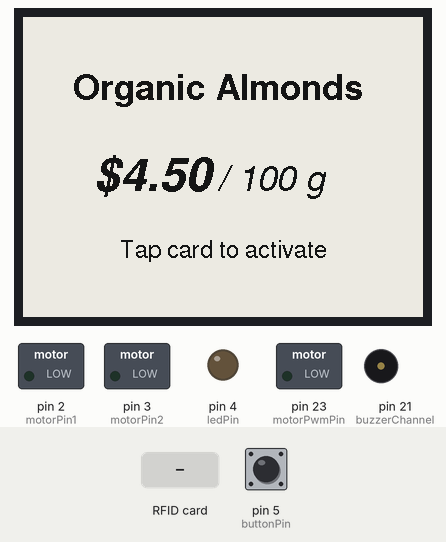
This sketch was run on a simulated Arduino Mega 2560, built for the host (arithmetic inside an expression is 32-bit, double 64-bit). Parts: 400×300 one-colour display, switched loads named in the sketch (green lamp = pin HIGH), output pins drawn as LEDs (lit = HIGH), buzzer (waves = sounding). The inputs (shaded band) are chosen by the test bench; at power-on: pin 5 (buttonPin) LOW. What the sketch prints to the serial monitor is not drawn.

Above: at 7.0 s.
7.1 s: RFID card 5E 7A 19 C4 held to the reader
At 12.0 s:
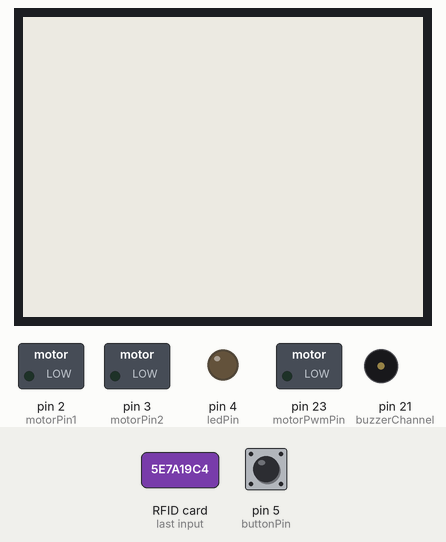
At 13.0 s:
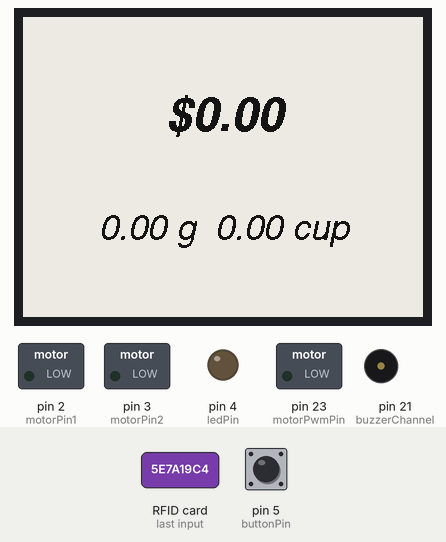
Timing chart, 0 to 25.6 s (numbered marks = the images above; inputs shaded):
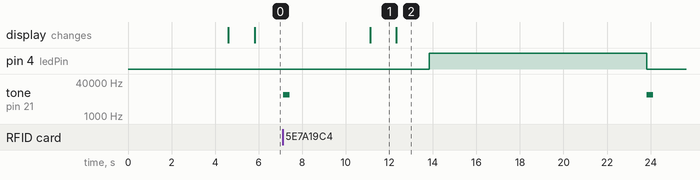

Measured:
- after the input at 7.1 s, pin 4 (ledPin): LOW → HIGH after 6.7 s, → LOW 10.0 s later; tone on pin 21 (buzzerChannel): alternates 10000 Hz for 0.30 s and silent for 16.4 s, starting at once; the display: changes after 4.0 s (image 1)
- what the display in image 1 shows lasts 1.2 s, from 11.1 s to 12.3 s

The sketch:

firmware_slave.ino
```cpp
/**
   A simple sketch to test and demo the dispenser's current features
*/

#include "DispenserData.h"
#include "DispenserUI.h"
#include "Dispenser.h"
#include <Wire.h>

// Const
const int dispensingTimout = 10000; //in milliseconds

double weight;
double in_weight;
double fin_weight;
double weight_in_grams;
double prevWeight = 0;
const int numReadings = 10;
double readings[numReadings];      // the readings from the analog input
int readIndex = 0;              // the index of the current reading
double total = 0;                  // the running total
double average = 0;                // the average
Dispenser dp;

void setup()
{
  // Initialise dispenser
  dp.begin();
  // Show product screen at startup
  dp.clearScreen();
  dp.showProductScreen();
  Serial.begin(115200);
}

void loop()
{
      // Continuosly check for rfid cards
      if (dp.isCardPresent()) {
        Serial.print("CardID: ");
        Serial.println(dp.getCardID());
        // If one is detected, toggle LED, buzzer and display sale screen
        dp.buzz();
        dp.clearScreen();
        dp.showSaleScreen(0);
        Wire.begin(9);                // join i2c bus with address #8
        Wire.onReceive(initialweight);
        delay(1500);
        Wire.onReceive(finalweight);
        dp.ledOn();


        // Keep filling container until timout is reached
         unsigned long startTime = millis();
         while (millis() - startTime < dispensingTimout) {

            if (average > 15)
            {
              if(average > prevWeight )
              {
                 dp.showSaleScreen(average);
                 prevWeight = average;
              }
            }
          // Toggle motor depending on whether
          // button is pressed
          if (dp.isButtonPressed()) {
            startTime = millis();
            //Serial.println("Dispensing.");
            dp.motorOn(255);
           } else {
            dp.motorOff();
          }

       }

        // After timout, "stop dispensing",
        // and return to product screen
        dp.motorOff();
        dp.ledOff();
        dp.buzz();
   if (weight_in_grams > 15)
      {
        dp.showSaleScreen(weight_in_grams);
      }
        delay(5000);
        dp.clearScreen();
        dp.showProductScreen();
    }
}
void initialweight(int howmany) {

  String weightstring = "";
  while(Wire.available()) // loop through all but the last
  {
    char w = Wire.read(); // receive byte as a character
    weightstring = weightstring + w;
//    Serial.print(weightstring);         // print the character
  }
   in_weight = weightstring.toFloat(); // respond with message of 6 bytes // as expected by master
   prevWeight = weight;
   Serial.println(in_weight);
}

void finalweight(int howmany) {

  String weightstring = "";
  while(Wire.available()) // loop through all but the last
  {
    char w = Wire.read(); // receive byte as a character
    weightstring = weightstring + w;
    //Serial.print(weightstring);         // print the character
  }
   weight = weightstring.toFloat(); // respond with message of 6 bytes // as expected by master
   fin_weight = in_weight - weight;
   weight_in_grams = fin_weight * 1000;
   // subtract the last reading:
           total = total - readings[readIndex];
          // read from the sensor:
          readings[readIndex] = weight_in_grams;
          // add the reading to the total:
          total = total + readings[readIndex];
          // advance to the next position in the array:
          readIndex = readIndex + 1;

          // if we're at the end of the array...
          if (readIndex >= numReadings) {
          // ...wrap around to the beginning:
           readIndex = 0;
          }

          // calculate the average:
         average = total / numReadings;
//          Serial.println("Final weight is:");
//          Serial.println(average);
          Serial.println("Previous weight is:");
          Serial.println(prevWeight);
}
```

Dispenser.cpp
```cpp
/**
 * Central class that operates the dispenser's data,
 * user interface, sensors and actuators.
 *
 * Relies on the following libraries:
 * HX711 for the load cell: https://github.com/bogde/HX711
 *  - Check README for calibration details
 * MFRC522 for the rfid module: https://github.com/miguelbalboa/rfid
 */
#include "Arduino.h"
#include "SPI.h"
#include "DispenserData.h"
#include "DispenserUI.h"
#include "Dispenser.h"
#include "HX711.h" // For Testing only
#include "TestHX711.h"
#include "MFRC522.h"


// Pin Definitions
const int buttonPin = 5;
const int ledPin = 4;
const int buzzerPin = 21;
const int buzzerFrequency = 10000;
const int buzzerChannel = 21;
const int rfidSS = 15;
const int spiRST = 6;
const int motorPin1 = 2;
const int motorPin2 = 3;
const int motorPwmPin = 23;

const int pwmResolution = 8; // in bits

// Declare load cell object
TestHX711 scale;

// Initialise RFID module
MFRC522 rfid(rfidSS, spiRST);

// Declare dispenser UI and Data objects
const bool isDebugMode = false;
DispenserUI UI;
DispenserData data;

Dispenser::Dispenser()
{
}

void Dispenser::begin()
{
  Serial.println("Dispenser Initialization - Started");

  // Init SPI communication
  Serial.println("Starting SPI");
  SPI.begin();
  //Serial.println("Starting SPI, Complete");

  // Pushbutton setup
  Serial.println("Configuring Push Button");
  pinMode(buttonPin, INPUT);

  // LED setup
  Serial.println("Configuring LED");
  pinMode(ledPin, OUTPUT);
  digitalWrite(ledPin, LOW);

  // Buzzer setup
  Serial.println("Configuring Buzzer");
//  ledcSetup(buzzerChannel, buzzerFrequency, pwmResolution);
//  ledcAttachPin(buzzerPin, buzzerChannel);

  // RFID setup
  Serial.println("Starting RFID");
  rfid.PCD_Init();
  delay(500);
  Serial.println("Starting RFID - Complete");

  // Motor and Motor Shield setup
  Serial.println("Configuring Motor Shield");
  pinMode(motorPin1, OUTPUT);
  pinMode(motorPin2, OUTPUT);
  pinMode(motorPwmPin, OUTPUT);

  // Display setup
  Serial.println("Configuring Display");
  UI.begin();

  Serial.println("Dispenser Initialization - Complete");
}

bool Dispenser::isButtonPressed()
{
  bool returnVal = digitalRead(buttonPin) == HIGH;
  if(isDebugMode) {
    Serial.print("Dispenser::isButtonPressed: ");
    Serial.println(returnVal);
  }
  return returnVal;
}

void Dispenser::ledOn()
{
  digitalWrite(ledPin, HIGH);
}

void Dispenser::ledOff()
{
  digitalWrite(ledPin, LOW);
}

void Dispenser::buzz()
{
  tone(buzzerChannel, buzzerFrequency, 300);
//    tone(buzzerChannel, 2500, 300);
  //delay(300);  // Default buzz time

}

void Dispenser::endtone()
{
  tone(buzzerChannel, 5000, 100);
  delay(200);
  tone(buzzerChannel, 5000, 100);
  delay(200);
  tone(buzzerChannel, 15000, 100);
}

bool Dispenser::isCardPresent()
{
  bool returnVal = true;

  if (!rfid.PICC_IsNewCardPresent()) {
   returnVal = false;

  } else if (!rfid.PICC_ReadCardSerial()) {
   returnVal = false;

  }

  if(isDebugMode) {
    Serial.print("Dispenser::isCardPresent: ");
    Serial.println(returnVal);
  }

  return returnVal;

}

String Dispenser::getCardID()
{
  // Read card UID
  // (Can probably be done more efficiently
  //  using char* instead of String Objects)
  String ID = "";
  for (int i = 0; i < rfid.uid.size; i++) {
   if (rfid.uid.uidByte[i] < 0x10) {ID += "0";}
   ID += String(rfid.uid.uidByte[i], HEX);
  }
  // Stop the reading process and return the UID
  rfid.PICC_HaltA();
  rfid.PCD_StopCrypto1();
  return ID;
}

void Dispenser::motorOn(byte power)
{
  digitalWrite(motorPin1, HIGH);
  digitalWrite(motorPin2, LOW);
  analogWrite(motorPwmPin, power);
}

void Dispenser::motorOff()
{
  digitalWrite(motorPin1, LOW);
  digitalWrite(motorPin2, LOW);
  analogWrite(motorPwmPin, 0);
}

void Dispenser::clearScreen()
{
  UI.clearScreen();
}

void Dispenser::showProductScreen()
{
  UI.displayProductInfo(
    data.getProductName(),
    data.getProductCost(),
    data.getHelperText()
  );
}

void Dispenser::showSaleScreen(double weight_in_grams)
{
  UI.displaySaleInfo(
    data.weightToPrice(weight_in_grams),
    weight_in_grams,
    data.weightToCups(weight_in_grams)
  );
}

void Dispenser::updateProductInfo(float cost, String name, String text,  float density)
{
  data.setProductCost(cost);
  data.setProductName(name);
  data.setHelperText(text);
  data.setProductDensity(density);
}
```

Dispenser.h
```cpp
/**
 * Central class that operates the dispenser's data,
 * user interface, sensors and actuators.
 */
#ifndef Dispenser_h
#define Dispenser_h

#include "Arduino.h"

class Dispenser
{
  public:
    Dispenser();
    void begin();
    // Button
    bool isButtonPressed();
    // LED
    void ledOn();
    void ledOff();
    // Buzzer
    void buzz();
    void endtone();
    // RFID Module
    bool isCardPresent();
    String getCardID();
    // DC Motor
    void motorOn(byte power);
    void motorOff();
    // Load Cell (scale)
    unsigned int getWeight();
    // Display
    void clearScreen();
    void showProductScreen();
    void showSaleScreen(double weight_in_grams);
    // Miscellaneous
    void updateProductInfo(
      float cost,
      String name,
      String text,
      float density
    );
    void addWeight();
    void resetWeight();
  private:

};

#endif
```

DispenserData.cpp
```cpp
/**
 *  Helper class to contain, access, and set the all
 *  dispenser-related data.
 */
#include "Arduino.h"
#include "DispenserData.h"

DispenserData::DispenserData()
{
  // Constructor. Initialises default values.
  _productCost = 4.50; // Organic Almonds
//  _productCost = 0.45; // Fusilli Pasta
//  _productCost = 0.25; // Sugar
  _productName = "Organic Almonds"; // Max 17 characters
//  _productName = "Fusilli Pasta"; // Max 17 characters
//  _productName = "Brown Sugar"; // Max 17 characters
  _helperText = "Tap card to activate";
  _cupSize = 0.23659; // L in cup
  _productWeight = 0;
  _productDensity = 583.29; //Almonds density in kg/m3
//  _productDensity = 358.63; //Fusilli Pasta density in kg/m3
//  _productDensity = 929.89; //Sugar density in kg/m3
}

float DispenserData::getProductCost()
{
  return _productCost;
}

String DispenserData::getProductName()
{
  return _productName;
}

String DispenserData::getHelperText()
{
  return _helperText;
}

float DispenserData::getProductWeight()
{
  return _productWeight;
}

double DispenserData::weightToPrice(double weight_in_grams)
{
  // rounds price to the nearest cent
  return roundf(weight_in_grams * _productCost) / 100;
}

double DispenserData::weightToCups(double weight_in_grams)
{
  // cups = weight / (cup size * density)
  // Rounded to nearest hundredth
  return roundf((weight_in_grams) / (_cupSize * _productDensity));
}

float DispenserData::setProductCost(float cost)
{
  _productCost = cost;
}

void DispenserData::setProductName(String name)
{
  _productName = name;
}

void DispenserData::setHelperText(String text)
{
  _helperText = text;
}

float DispenserData::setProductDensity(float density)
{
  _productDensity = density;
}

void DispenserData::updateProductAmt(float weight)
{
  _productWeight = weight;
}
```

DispenserData.h
```cpp
/**
 *  Helper class to contain, access, and set all
 *  dispenser-related data.
 */
#ifndef DispenserData_h
#define DispenserData_h

#include "Arduino.h"

class DispenserData
{
  public:
    DispenserData();
    float getProductCost();
    String getProductName();
    String getHelperText();
    float getProductWeight();
    double weightToPrice(double weight_in_grams);
    double weightToCups(double weight_in_grams);
    float setProductCost(float cost);
    void setProductName(String name);
    void setHelperText(String text);
    float setProductDensity(float density);
    void updateProductAmt(float weight_in_grams);
  private:
    float _productCost;  // $ / 100g
    String _productName;
    String _helperText;
    float _cupSize; // Volume of US customary cup (recipes) in L
    float _productWeight;
    float _productDensity; // kg / m^3
};

#endif
```

DispenserUI.cpp
```cpp
/**
 * Helper class to display the the dispenser's user interface
 * on the Waveshare 2.9 inch e-paper module (black/white)
 *
 * Relies on the GxEPD2 e-paper display found at https://github.com/ZinggJM/GxEPD2
 * The pin mapping is as follows:
 * BUSY -> 4, RST -> 16, DC -> 17, CS -> SS(5), CLK -> SCK(18), DIN -> MOSI(23), GND -> GND, 3.3V -> 3.3V
 *
 * More info on how displays work here:
 * https://learn.adafruit.com/adafruit-gfx-graphics-library/graphics-primitives
 */
#include "Arduino.h"
#include "DispenserUI.h"

// Include display library
#include <GxEPD2_BW.h>
//#include <GxEPD2_3C.h>

#define MAX_DISPLAY_BUFFER_SIZE 800 // e.g. full height for 200x200

// Intialise display object
#define MAX_HEIGHT_BW(EPD) (EPD::HEIGHT <= (MAX_DISPLAY_BUFFER_SIZE / 2) / (EPD::WIDTH / 8) ? EPD::HEIGHT : (MAX_DISPLAY_BUFFER_SIZE / 2) / (EPD::WIDTH / 8))
GxEPD2_BW<GxEPD2_420, MAX_HEIGHT_BW(GxEPD2_420)> display(GxEPD2_420(/*CS=10*/ SS, /*DC=*/ 8, /*RST=*/ 9, /*BUSY=*/ 7));

// Include necessary Fonts
#include <Fonts/FreeSans12pt7b.h>
#include <Fonts/FreeSansBold18pt7b.h>
#include <Fonts/FreeSansBold24pt7b.h>
#include <Fonts/FreeSansOblique12pt7b.h>
#include <Fonts/FreeSansOblique18pt7b.h>
#include <Fonts/FreeSansBoldOblique24pt7b.h>


DispenserUI::DispenserUI()
{

}

void DispenserUI::begin()
{
  // Initialises default settings.
  display.init(115200);
  display.setRotation(2);
  display.setTextColor(GxEPD_BLACK);
  display.setPartialWindow(0,0, display.width(), display.height());
}

void DispenserUI::clearScreen()
{
  display.setFullWindow();
  display.fillScreen(GxEPD_WHITE);
  display.firstPage();
  do
  {
    display.fillScreen(GxEPD_WHITE);
  }
  while (display.nextPage ());
  display.setPartialWindow(0,0, display.width(), display.height());
}

void DispenserUI::displayProductInfo(String name, float cost, String text)
{
  // Placement of product name box (Top)
  int16_t tbx, tby;
  uint16_t tbw, tbh;
  display.setFont(&FreeSansBold24pt7b);
  display.getTextBounds(name, 0, 0, &tbx, &tby, &tbw, &tbh);
  uint16_t x = (display.width() - tbw) + 40 ; // Organic Almonds
//  uint16_t x = ((display.width() - tbw)/2) + 30 ; // Fusilli Pasta
//  uint16_t x = (((display.width() - tbw) * 3) / 4 ); // Sugar
  uint16_t y = ((display.height() + tbh) / 6) + 25;

  // Placement of product cost/weight boxes (Middle)
  String costString = "$" + String(cost);
  int16_t tbx2, tby2;
  uint16_t tbw2, tbh2;
  display.setFont(&FreeSansBold24pt7b);
  display.getTextBounds(costString, 0, 0, &tbx2, &tby2, &tbw2, &tbh2);
  uint16_t x2 = (display.width() - tbw2) / 4;
  uint16_t y2 = ((display.height() + tbh2) / 3) + 60;

  int16_t tbx3, tby3;
  uint16_t tbw3, tbh3;
  String weightString = " / 100 g";
  display.getTextBounds(weightString, 0, 0, &tbx3, &tby3, &tbw3, &tbh3);
  uint16_t x3 = x2 + tbw2 ;
  uint16_t y3 = y2;

  // Placement of helper text box (Bottom)
  int16_t tbx4, tby4;
  uint16_t tbw4, tbh4;
  display.setFont(&FreeSans12pt7b);
  display.getTextBounds(text, 0, 0, &tbx4, &tby4, &tbw4, &tbh4);
  uint16_t x4 = (display.width() - tbw4) / 2;
  uint16_t y4 = ((display.height() + tbh4) / 4)+ 160;

  // Display the boxes on the screen
  display.firstPage();
  do
  {
    display.setCursor(x, y);
    display.setFont(&FreeSansBold18pt7b);
    Serial.print("displayProductInfo L1: ");
    Serial.println(name);
    display.print(name);

    display.setCursor(x2, y2);
    display.setFont(&FreeSansBoldOblique24pt7b);
    Serial.print("displayProductInfo L2: ");
    Serial.println(costString);
    display.print(costString);

    display.setCursor(x3, y3);
    display.setFont(&FreeSansOblique18pt7b);
    Serial.print("displayProductInfo L3: ");
    Serial.println(weightString);
    display.print(weightString);

    display.setCursor(x4, y4);
    display.setFont(&FreeSans12pt7b);
    Serial.print("displayProductInfo L4: ");
    Serial.println(text);
    display.print(text);
  }
  while (display.nextPage());
}

void DispenserUI::displaySaleInfo(float price, float weight, float cups)
{
  // Placement of price box (Top)
  String priceString = "$" + String(price);
  int16_t tbx, tby;
  uint16_t tbw, tbh;
  display.setFont(&FreeSansBold24pt7b);
  display.getTextBounds(priceString, 0, 0, &tbx, &tby, &tbw, &tbh);
  uint16_t x = (int) (display.width() - tbw) / 2;
  uint16_t y = (int) (display.height() + tbh) / 3;

  // Placement of amount box (Bottom)
  String amtString = String(weight) + " g  " + String(cups) + " cup";
  int16_t tbx2, tby2;
  uint16_t tbw2, tbh2;
  display.setFont(&FreeSansOblique18pt7b);
  display.getTextBounds(amtString, 0, 0, &tbx2, &tby2, &tbw2, &tbh2);
  uint16_t x2 = (int) (display.width() - tbw2) / 2;
  uint16_t y2 = (int) (display.height() + tbh2) / 3 * 2;

  // Display the boxes on the screen
  display.firstPage();
  do
  {
    display.setCursor(x, y);
    display.setFont(&FreeSansBoldOblique24pt7b);
    display.print(priceString);
    Serial.print("displaySaleInfo L1: ");
    Serial.println(priceString);

    display.setCursor(x2, y2);
    display.setFont(&FreeSansOblique18pt7b);
    Serial.print("displaySaleInfo L2: ");
    Serial.println(amtString);
    display.print(amtString);
  }
  while (display.nextPage());
}
```

DispenserUI.h
```cpp
/**
 * Helper class to display the the dispenser's user interface
 */
#ifndef DispenserUI_h
#define DispenserUI_h

#include "Arduino.h"

class DispenserUI
{
  public:
    DispenserUI();
    void begin();
    void clearScreen();
    void displayProductInfo(String name, float cost, String text);
    void displaySaleInfo(float price, float weight_in_grams, float cups);
};

#endif
```

TestHX711.cpp
```cpp
#include "Arduino.h"
#include "TestHX711.h"

int scaleValue;
int incrementValue;
float scalingFactor;

TestHX711::TestHX711(){
  scaleValue = 0;
  scalingFactor = 1.f;
  incrementValue = 1;
}

void TestHX711::begin(int DataPin, int ClockPin){
}

void TestHX711::set_scale(float scaleFactor){
  scalingFactor = scaleFactor;
}

void TestHX711::tare(){
  scaleValue = 0;
}

int TestHX711::get_units(){
  return scaleValue * scalingFactor;
}

void TestHX711::increment(){
  scaleValue += incrementValue;
}
```

TestHX711.h
```cpp
/**
 * Central class that operates the dispenser's data,
 * user interface, sensors and actuators.
 */
#ifndef TestHX711_h
#define TestHX711_h

#include "Arduino.h"

class TestHX711
{
  public:
    TestHX711();
    void begin(int DataPin, int ClockPin);
    void set_scale(float scaleFactor);
    void tare();
    void increment();
    int get_units();
  private:

};

#endif
```
